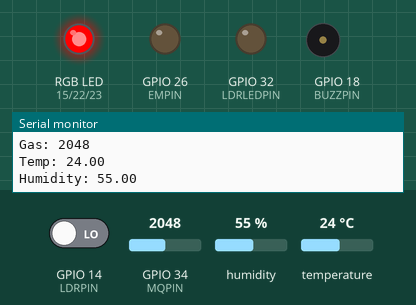
This sketch was run on a simulated ESP32. On the bench: an RGB LED mixed from three pins (HIGH = lit), output pins drawn as LEDs (lit = HIGH), buzzer (waves = sounding, pin HIGH), the last lines printed to the serial monitor. The test bench sets the inputs (shaded band); at power-on: GPIO 14 (LDRPIN) LOW, temperature 24 °C, GPIO 34 (MQPIN) = 2048, humidity 55 %. Nothing arrives over Bluetooth unless stated; a phone connects over Bluetooth LE 3 s after start.

Above: at 2.8 s.
2.9 s: GPIO 14 (LDRPIN) driven HIGH
At 4.8 s:
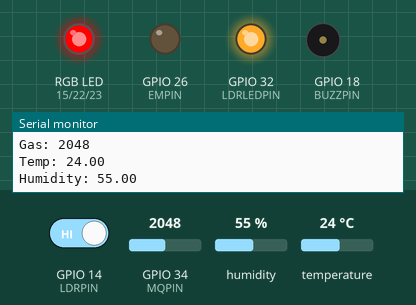
5.6 s: temperature set to 31 °C
8.3 s: temperature set to 34 °C
At 11.1 s:
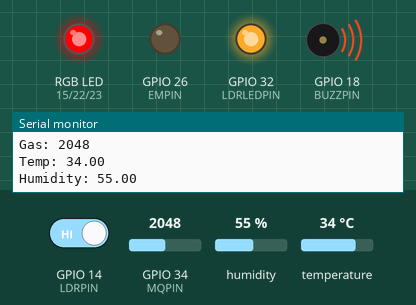
11.6 s: GPIO 34 (MQPIN) set to 1046
14.3 s: GPIO 34 (MQPIN) set to 957
At 17.4 s:
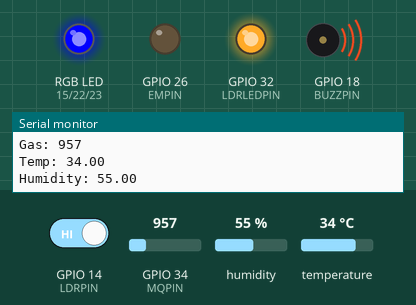
17.7 s: humidity set to 42 %
20.4 s: humidity set to 39 %
At 23.8 s:
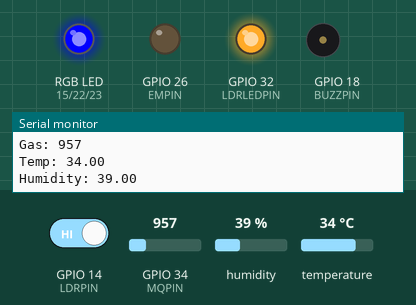
Timing chart, 0 to 24.8 s (numbered marks = the images above; inputs shaded):
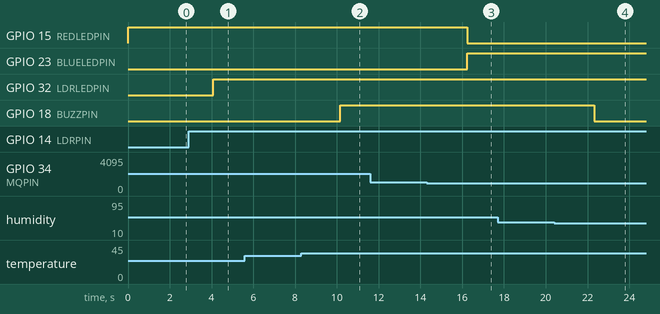

The sketch:

smartPostServer.ino
```cpp
/*
    Video: https://www.youtube.com/watch?v=oCMOYS71NIU
    Based on Neil Kolban example for IDF: https://github.com/nkolban/esp32-snippets/blob/master/cpp_utils/tests/BLE%20Tests/SampleNotify.cpp
    Ported to Arduino ESP32 by Evandro Copercini
    updated by chegewara

   Create a BLE server that, once we receive a connection, will send periodic notifications.
   The service advertises itself as: 4fafc201-1fb5-459e-8fcc-c5c9c331914b
   And has a characteristic of: beb5483e-36e1-4688-b7f5-ea07361b26a8

   The design of creating the BLE server is:
   1. Create a BLE Server
   2. Create a BLE Service
   3. Create a BLE Characteristic on the Service
   4. Create a BLE Descriptor on the characteristic
   5. Start the service.
   6. Start advertising.

   A connect hander associated with the server starts a background task that performs notification
   every couple of seconds.
*/

#include <BLEDevice.h>
#include <BLEServer.h>
#include <BLEUtils.h>
#include <BLE2902.h>
#include "Periphirals.h"
BLEServer* pServer = NULL;
BLECharacteristic* pGasCharacteristic = NULL;
BLECharacteristic* pTempCharacteristic = NULL;
BLECharacteristic* pHumCharacteristic = NULL;
BLECharacteristic* pEMGASCharacteristic = NULL;
bool deviceConnected = false;
bool oldDeviceConnected = false;
uint32_t value = 0;

// See the following for generating UUIDs:
// https://www.uuidgenerator.net/

#define SERVICE_UUID        "4fafc201-1fb5-459e-8fcc-c5c9c331914b"
#define GAS_CHARACTERISTIC_UUID "beb5483e-36e1-4688-b7f5-ea07361b26a8"
#define EMGAS_CHARACTERISTIC_UUID "1e10fc9d-609a-4347-bd5c-4e9f3f9340c6"
#define TEMP_CHARACTERISTIC_UUID "e3a16c97-4ddd-4876-b528-d96534ed15ad"
#define HUM_CHARACTERISTIC_UUID "34aec8a6-b476-4f3d-8b5f-b3f45d54f61a"
#define DHTTYPE DHT11
#define DHTPIN 4


DHT dht(DHTPIN, DHT11);


class MyServerCallbacks: public BLEServerCallbacks {
    void onConnect(BLEServer* pServer) {
      deviceConnected = true;
    };

    void onDisconnect(BLEServer* pServer) {
      deviceConnected = false;
    }
};

void setupBLE(){
  // Create the BLE Device
  BLEDevice::init("ESP32");

  // Create the BLE Server
  pServer = BLEDevice::createServer();
  pServer->setCallbacks(new MyServerCallbacks());

  // Create the BLE Service
  BLEService *pService = pServer->createService(SERVICE_UUID);

  // Create a BLE Characteristic
  pGasCharacteristic = pService->createCharacteristic(
                      GAS_CHARACTERISTIC_UUID,
                      BLECharacteristic::PROPERTY_NOTIFY
                    );

  // Create a BLE Descriptor
  pGasCharacteristic->addDescriptor(new BLE2902());

  // Create a BLE Characteristic
  pEMGASCharacteristic = pService->createCharacteristic(
                      EMGAS_CHARACTERISTIC_UUID,

                      BLECharacteristic::PROPERTY_READ |
                      BLECharacteristic::PROPERTY_WRITE
                    );

  // Create a BLE Descriptor
  pEMGASCharacteristic->addDescriptor(new BLE2902());

  pTempCharacteristic = pService->createCharacteristic(
                      TEMP_CHARACTERISTIC_UUID,
                      BLECharacteristic::PROPERTY_NOTIFY
                    );

  // Create a BLE Descriptor
  pTempCharacteristic->addDescriptor(new BLE2902());

  pHumCharacteristic = pService->createCharacteristic(
                      HUM_CHARACTERISTIC_UUID,
                      BLECharacteristic::PROPERTY_NOTIFY
                    );

  // Create a BLE Descriptor
  pHumCharacteristic->addDescriptor(new BLE2902());

  // Start the service
  pService->start();

  // Start advertising
  BLEAdvertising *pAdvertising = BLEDevice::getAdvertising();
  pAdvertising->addServiceUUID(SERVICE_UUID);
  pAdvertising->setScanResponse(false);
  pAdvertising->setMinPreferred(0x0);  // set value to 0x00 to not advertise this parameter
  BLEDevice::startAdvertising();
  Serial.println("Waiting a client connection to notify...");
}

void notifyAll(float h, float t, int gas){
  // notify changed value
    if (deviceConnected) {
        std::string emVal_str = pEMGASCharacteristic->getValue();
        uint8_t emVal = emVal_str[0];
        Serial.print("EmergencyValue: ");
        Serial.println(emVal);
        lightEmergency(emVal);
        pGasCharacteristic->setValue((uint8_t*)&gas, 4);
        pGasCharacteristic->notify();
        pTempCharacteristic->setValue(t);
        pTempCharacteristic->notify();
        pHumCharacteristic->setValue(h);
        pHumCharacteristic->notify();
        delay(3); // bluetooth stack will go into congestion, if too many packets are sent, in 6 hours test i was able to go as low as 3ms
    }
    // disconnecting
    if (!deviceConnected && oldDeviceConnected) {
        delay(500); // give the bluetooth stack the chance to get things ready
        pServer->startAdvertising(); // restart advertising
        Serial.println("start advertising");
        oldDeviceConnected = deviceConnected;
    }
    // connecting
    if (deviceConnected && !oldDeviceConnected) {
        // do stuff here on connecting
        oldDeviceConnected = deviceConnected;
    }
}

void setup() {
  dht.begin();

  setupPeripherals();
  Serial.begin(9600);
  setupBLE();
}


void loop() {
    dht.begin();

    float t = dht.readTemperature();
    //float t = 5.0;
    float h = dht.readHumidity();
    if (isnan(h) || isnan(t)) {
      Serial.println(F("Failed to read from DHT sensor!"));
      return;
    }
    int g = getGas();
    int l = getLight();
    checkLDR(l);
    checkGas(g);
    Serial.print("Gas: ");
    Serial.println(g);
    Serial.print("Temp: ");
    Serial.println(t);
    Serial.print("Humidity: ");
    Serial.println(h);
    checkTemp(t, h);

    delay(2000);
    notifyAll(h, t, g);
}
```

Periphirals.h
```cpp
#ifndef Periphirals_H
#define Periphirals_H

#include "DHT.h"
#define DHTPIN 25
#define MQPIN 34
#define LDRPIN 14
#define LDRLEDPIN 32
#define REDLEDPIN 15
#define GREENLEDPIN 22
#define BLUELEDPIN 23
#define BUZZPIN 18
#define RED 1
#define BLUE 2
#define GREEN 3
#define EMPIN 26
#define DHTTYPE DHT11


void setupPeripherals(){
    pinMode(LDRLEDPIN,OUTPUT);
  pinMode(REDLEDPIN,   OUTPUT);
  pinMode(GREENLEDPIN, OUTPUT);
  pinMode(BLUELEDPIN,  OUTPUT);
  pinMode(BUZZPIN,OUTPUT);
  pinMode(EMPIN,OUTPUT);
}
void lightEmergency(bool on){
  if(on){
    digitalWrite(EMPIN,HIGH);
  }
  else{
    digitalWrite(EMPIN,LOW);
  }
}

int getGas(){
  int g = analogRead(MQPIN);
  if (isnan(g)) {
    Serial.println(F("Failed to read!"));
    return -1.0;
  }
  return g;
}

int getLight(){
    int l = digitalRead(LDRPIN);
    if (isnan(l)) {
      Serial.println(F("Failed to read!"));
    return -1.0;
  }
  return l;

}

void lightLed(bool on){
  if(on){
    digitalWrite(LDRLEDPIN,HIGH);
  }
  else{
    digitalWrite(LDRLEDPIN,LOW);
  }
}

void buzz(bool on){
  if(on){
    digitalWrite(BUZZPIN,HIGH);
  }
  else{
    digitalWrite(BUZZPIN,LOW);
  }
}

void checkTemp(float temperature, float humidity){
  if(temperature > 32 && humidity > 40){
    buzz(true);
  }
  else{
    buzz(false);

  }
}

void checkLDR(int LDRAnalog){
  if(LDRAnalog == 0){ //dont forget its active low (range is from 0-4095)
    Serial.println("Room is Light");
    lightLed(false);
  }
  else{
  Serial.println("Room is Dark");
    lightLed(true);

  }
}

void rgbLED(int rgb){
  if(rgb == RED){
    digitalWrite(REDLEDPIN, HIGH);
    digitalWrite(BLUELEDPIN, LOW);
    digitalWrite(GREENLEDPIN, LOW);


  }else if(rgb == BLUE){
    digitalWrite(REDLEDPIN, LOW);
    digitalWrite(BLUELEDPIN, HIGH);
    digitalWrite(GREENLEDPIN, LOW);
  }else if(rgb == GREEN){
    digitalWrite(REDLEDPIN, LOW);
    digitalWrite(BLUELEDPIN, LOW);
    digitalWrite(GREENLEDPIN, HIGH);
  }
}
void checkGas(int gas){
  if(gas<=400){
    rgbLED(GREEN);
  }else if(gas>400 && gas<1000){
    rgbLED(BLUE);
  }
  else{
    rgbLED(RED);
  }
}


#endif
```

Measured:
- the behaviour switches between 32 and 33 °C on temperature (found by bisection; images 1 and 2)
- the behaviour switches between 1000 and 999 on GPIO 34 (MQPIN) (found by bisection; images 2 and 3)
- the behaviour switches between 41 and 40 % on humidity (found by bisection; images 3 and 4)
- after the input at 2.9 s, GPIO 32 (LDRLEDPIN): LOW → HIGH after 1.2 s
- after the input at 8.3 s, GPIO 18 (BUZZPIN): LOW → HIGH after 1.9 s
- after the input at 14.3 s, GPIO 15 (REDLEDPIN): HIGH → LOW after 1.9 s; GPIO 23 (BLUELEDPIN): LOW → HIGH after 1.9 s
- after the input at 20.4 s, GPIO 18 (BUZZPIN): HIGH → LOW after 1.9 s
